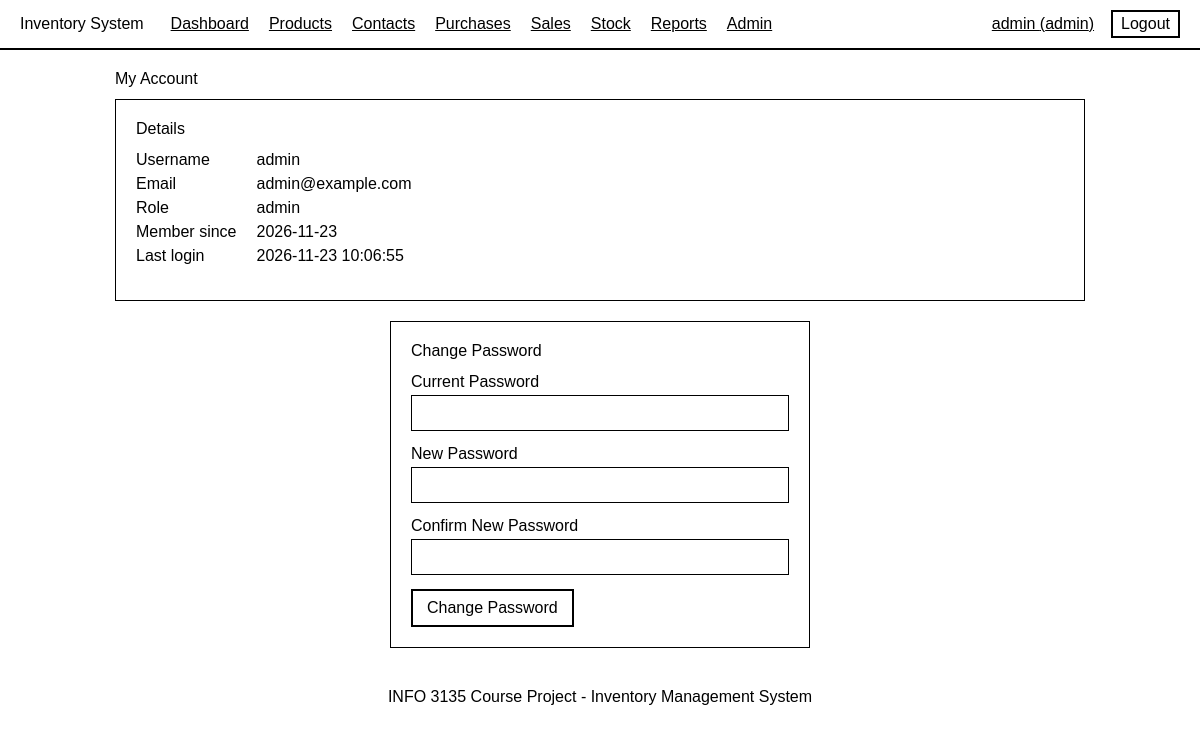
The page /pages/profile.php (signed in) on the database its author committed.
### tables this page shows
CREATE TABLE users (
    user_id       INT AUTO_INCREMENT PRIMARY KEY,
    username      VARCHAR(15)  NOT NULL UNIQUE,
    email         VARCHAR(100) NOT NULL UNIQUE,
    password_hash VARCHAR(255) NOT NULL,
    role          ENUM('admin', 'staff') NOT NULL DEFAULT 'staff',
    is_active     TINYINT(1) NOT NULL DEFAULT 1,           
    must_change   TINYINT(1) NOT NULL DEFAULT 0,           
    failed_logins INT NOT NULL DEFAULT 0,                  
    locked_until  DATETIME NULL,                           
    last_login    DATETIME NULL,
    created_at    TIMESTAMP NOT NULL DEFAULT CURRENT_TIMESTAMP
);

### includes/functions.php (called while the page is built, shortened)
<?php
require_once __DIR__ . "/layout.php";
function h($text) {
    return htmlspecialchars((string) $text, ENT_QUOTES, "UTF-8");
}

### pages/profile.php (the view, shortened to what this page needs)
<?php
require_once "../includes/functions.php";
$stmt = $pdo->prepare("SELECT username, email, role, created_at, last_login, must_change FROM users WHERE user_id = ?");
$stmt->execute([$_SESSION["user_id"]]);
$account = $stmt->fetch();
?>
<h1>My Account</h1>
<div class="card">
    <h2>Details</h2>
    <dl>
        <dt>Username</dt><dd><?= h($account["username"]) ?></dd>
        <dt>Email</dt><dd><?= h($account["email"]) ?></dd>
        <dt>Role</dt><dd><?= h($account["role"]) ?></dd>
        <dt>Member since</dt><dd><?= h(substr($account["created_at"], 0, 10)) ?></dd>
        <dt>Last login</dt><dd><?= h($account["last_login"] ?? "-") ?></dd>
    </dl>
</div>
<div class="card narrow">
    <h2>Change Password</h2>
    <form method="post" action="profile.php" class="validate" novalidate>
        <div class="field">
            <label for="current_password">Current Password</label>
            <input type="password" id="current_password" name="current_password" required
                   autocomplete="current-password" data-label="Current password">
        </div>
        <div class="field">
            <label for="new_password">New Password</label>
            <input type="password" id="new_password" name="new_password" required data-rule="password"
                   autocomplete="new-password" data-label="New password">
        </div>
        <div class="field">
            <label for="confirm_password">Confirm New Password</label>
            <input type="password" id="confirm_password" name="confirm_password" required data-match="#new_password"
                   autocomplete="new-password" data-label="Confirm password">
        </div>
        <button type="submit" class="btn">Change Password</button>
    </form>
</div>

### assets/css/style.css (style rules this page uses)
* { font: 16px Arial, sans-serif; box-sizing: border-box; }
body { margin: 0; }
.card { border: 1px solid black; padding: 20px; margin-bottom: 20px; }
.card.narrow { max-width: 420px; margin-left: auto; margin-right: auto; }
h1, h2 { margin-top: 0; }
form { margin: 0; }
.field { margin-bottom: 14px; }
label { display: block; margin-bottom: 4px; }
input, select, textarea { width: 100%; padding: 8px; border: 1px solid black; background: white; }
dl { display: grid; grid-template-columns: max-content 1fr; gap: 6px 20px; margin: 0 0 15px; }
dd { margin: 0; }
.btn, button { display: inline-block; padding: 8px 14px; border: 2px solid black; background: white; color: black; text-decoration: none; cursor: pointer; }

### rows shown on the page
users: username "admin", email "admin@example.com", role "admin", created_at "2026-11-23", last_login "2026-11-23 10:06:55"

### other values the page prints
$label "Dashboard Products Contacts Purchases Sales Stock Reports Admin"
$_SESSION["username"] "admin"
$_SESSION["role"] "admin"
